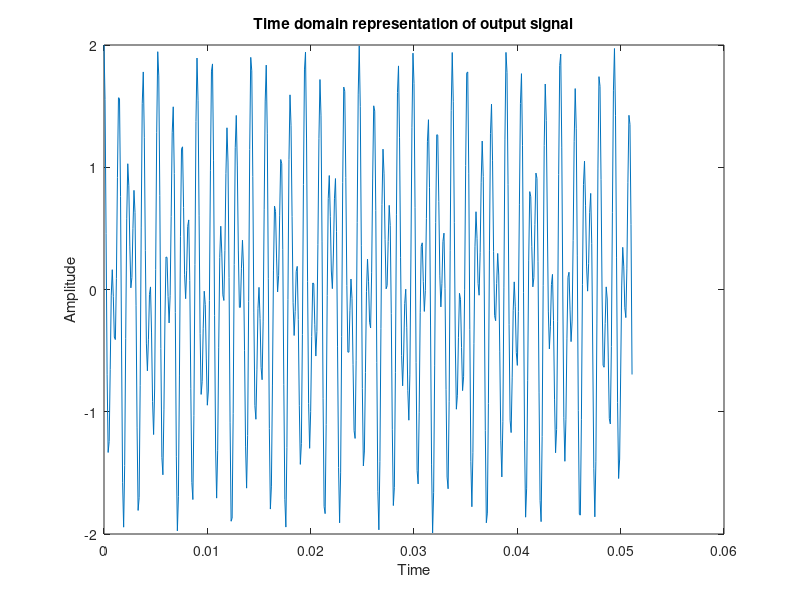
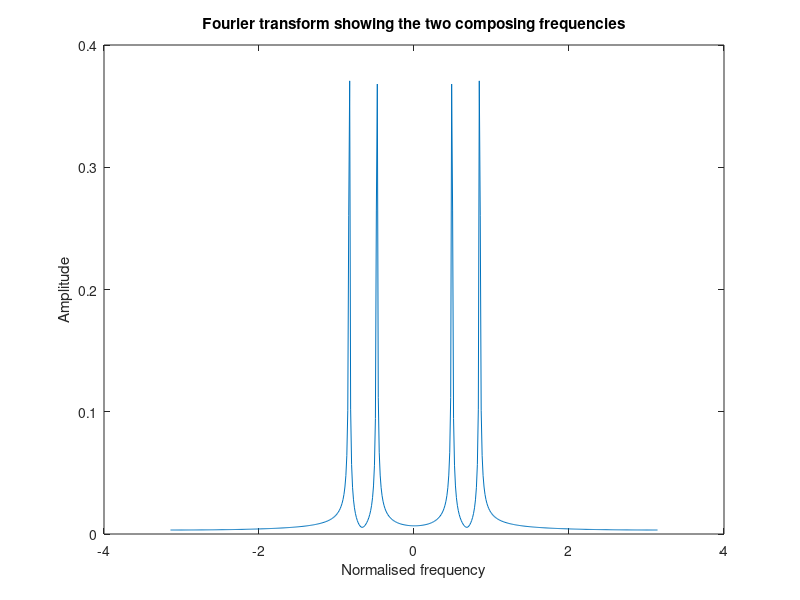

Recreate these plots in MATLAB, in order.
clear all;
N = 512;
Fs = 10000;
T = 1/Fs;
t = 0:T:(N-1)*T;
F = [697,770,852,941;1209,1336,1477,1633];

D_string = 'Entered Character is ';
i = input(D_string, 's');

if i == '1'
    f1 = F(1,1);
    f2 = F(2,1);
elseif i == '2'
    f1 = F(1,1);
    f2 = F(2,2);
elseif i == '3'
    f1 = F(1,1);
    f2 = F(2,3);
elseif i == 'A'
    f1 = F(1,1);
    f2 = F(2,4);
elseif i == '4'
    f1 = F(1,2);
    f2 = F(2,1);
elseif i == '5'
    f1 = F(1,2);
    f2 = F(2,2);
elseif i == '6'
    f1 = F(1,2);
    f2 = F(2,3);
elseif i == 'B'
    f1 = F(1,2);
    f2 = F(2,4);
elseif i == '7'
    f1 = F(1,3);
    f2 = F(2,1);
elseif i == '8'
    f1 = F(1,3);
    f2 = F(2,2);
elseif i == '9'
    f1 = F(1,3);
    f2 = F(2,3);
elseif i == 'C'
    f1 = F(1,3);
    f2 = F(2,4);
elseif i == '*'
    f1 = F(1,4);
    f2 = F(2,1);
elseif i == '0'
    f1 = F(1,4);
    f2 = F(2,2);
elseif i == '#'
    f1 = F(1,4);
    f2 = F(2,3);
elseif i == 'D'
    f1 = F(1,4);
    f2 = F(2,4);
else
    fprintf('Invalid Selection\n');
end

y = cos(2*pi*f1*t) + cos(2*pi*f2*t);

figure;
plot(t,y);
title('Time domain representation of output signal')
xlabel('Time');
ylabel('Amplitude')
y1 = fft(y,N);
y1 = fftshift(y1);
y1 = abs(y1/N);
w2 = -pi:2*pi/(N-1):pi;
figure;
plot(w2,y1);
title('Fourier transform showing the two composing frequencies')
xlabel('Normalised frequency');
ylabel('Amplitude')

y_rms = zeros(2,4);

L=512;
n = 0:1:L-1;

BPF11 = cos(2*pi/Fs*F(1,1)*n);
Y11 = conv(y,BPF11);

y_fft11 = fft(Y11,N);
y_fft11 = fftshift(y_fft11);
y_fft11 = abs(y_fft11/N);
y_rms(1,1) = rms(y_fft11);


BPF12 = cos(2*pi/Fs*F(1,2)*n);
Y12 = conv(y,BPF12);

y_fft12 = fft(Y12,N);
y_fft12 = fftshift(y_fft12);
y_fft12 = abs(y_fft12/N);
y_rms(1,2) = rms(y_fft12);


BPF13 = cos(2*pi/Fs*F(1,3)*n);
Y13 = conv(y,BPF13);

y_fft13 = fft(Y13,N);
y_fft13 = fftshift(y_fft13);
y_fft13 = abs(y_fft13/N);
y_rms(1,3) = rms(y_fft13);


BPF14 = cos(2*pi/Fs*F(1,4)*n);
Y14 = conv(y,BPF14);

y_fft14 = fft(Y14,N);
y_fft14 = fftshift(y_fft14);
y_fft14 = abs(y_fft14/N);
y_rms(1,4) = rms(y_fft14);


BPF21 = cos(2*pi/Fs*F(2,1)*n);
Y21 = conv(y,BPF21);

y_fft21 = fft(Y21,N);
y_fft21 = fftshift(y_fft21);
y_fft21 = abs(y_fft21/N);
y_rms(2,1) = rms(y_fft21);


BPF22 = cos(2*pi/Fs*F(2,2)*n);
Y22 = conv(y,BPF22);

y_fft22 = fft(Y22,N);
y_fft22 = fftshift(y_fft22);
y_fft22 = abs(y_fft22/N);
y_rms(2,2) = rms(y_fft22);


BPF23 = cos(2*pi/Fs*F(2,3)*n);
Y23 = conv(y,BPF23);

y_fft23 = fft(Y23,N);
y_fft23 = fftshift(y_fft23);
y_fft23 = abs(y_fft23/N);
y_rms(2,3) = rms(y_fft23);


BPF24 = cos(2*pi/Fs*F(2,4)*n);
Y24 = conv(y,BPF24);

y_fft24 = fft(Y24,N);
y_fft24 = fftshift(y_fft24);
y_fft24 = abs(y_fft24/N);
y_rms(2,4) = rms(y_fft24);


[M,I] = max(y_rms.');

if I(1)==1&&I(2)==1
    fprintf('Detected sequence = 1');
elseif I(1)==1&&I(2)==2
    fprintf('Detected sequence = 2');
elseif I(1)==1&&I(2)==3
    fprintf('Detected sequence = 3');
elseif I(1)==1&&I(2)==4
    fprintf('Detected sequence = A');
elseif I(1)==2&&I(2)==1
    fprintf('Detected sequence = 4');
elseif I(1)==2&&I(2)==2
    fprintf('Detected sequence = 5');
elseif I(1)==2&&I(2)==3
    fprintf('Detected sequence = 6');
elseif I(1)==2&&I(2)==4
    fprintf('Detected sequence = B');
elseif I(1)==3&&I(2)==1
    fprintf('Detected sequence = 7');
elseif I(1)==3&&I(2)==2
    fprintf('Detected sequence = 8');
elseif I(1)==3&&I(2)==3
    fprintf('Detected sequence = 9');
elseif I(1)==3&&I(2)==4
    fprintf('Detected sequence = C');
elseif I(1)==4&&I(2)==1
    fprintf('Detected sequence = *');
elseif I(1)==4&&I(2)==2
    fprintf('Detected sequence = 0');
elseif I(1)==4&&I(2)==3
    fprintf('Detected sequence = #');
elseif I(1)==4&&I(2)==4
    fprintf('Detected sequence = D');
end
fprintf("\r");

